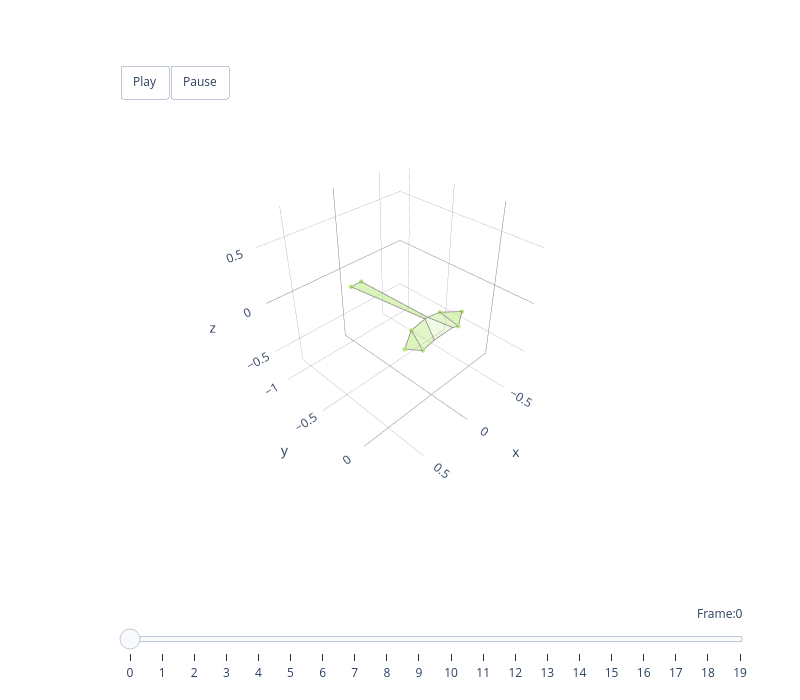

Write notebook code for a chart like this one.
### Code cell
# Animate Mode 1 (wing lifting) on the target species
colour_list = ['#B5E675', '#6ED8A9', '#51B3D4',
               '#4579AA', '#F19EBA', '#BC96C9',
               '#917AC2', '#BE607F', '#624E8B',
               '#888888', '#888888', '#888888']

component_number = [0]
reconstructed_frames = reconstruct(score_frames, pc_transformed, mu_species, component_number)
recon_bilateral = to_bilateral(reconstructed_frames)

animate_plotly(approx_bird3d, recon_bilateral, colour=colour_list[0])

### Figure 1 — Plotly figure (JSON) as saved in the notebook; plotly's stock layout.template omitted (floating-point values rounded to 4 significant figures)
{"data": [{"color": "#B5E675", "hoverinfo": "none", "opacity": 0.5, "type": "mesh3d", "x": [-0.3237, -0.203, -0.1606], "y": [-0.0005811, 0.06665, -0.0914], "z": [-0.05524, -0.09881, -0.02417]}, {"hoverinfo": "name", "line": {"color": "grey", "width": 1.5}, "mode": "lines", "name": "left_handwing #B5E675", "type": "scatter3d", "x": [-0.3237, -0.203, -0.1606, -0.3237], "y": [-0.0005811, 0.06665, -0.0914, -0.0005811], "z": [-0.05524, -0.09881, -0.02417, -0.05524]}, {"color": "#B5E675", "hoverinfo": "none", "opacity": 0.5, "type": "mesh3d", "x": [0.3237, 0.203, 0.1606], "y": [-0.0005811, 0.06665, -0.0914], "z": [-0.05524, -0.09881, -0.02417]}, {"hoverinfo": "name", "line": {"color": "grey", "width": 1.5}, "mode": "lines", "name": "right_handwing #B5E675", "type": "scatter3d", "x": [0.3237, 0.203, 0.1606, 0.3237], "y": [-0.0005811, 0.06665, -0.0914, -0.0005811], "z": [-0.05524, -0.09881, -0.02417, -0.05524]}, {"color": "#B5E675", "hoverinfo": "none", "opacity": 0.4, "type": "mesh3d", "x": [-0.203, -0.1606, -0.0146, -0.1047], "y": [0.06665, -0.0914, -0.08842, 0.0883], "z": [-0.09881, -0.02417, 0.005491, -0.045]}, {"hoverinfo": "name", "line": {"color": "grey", "width": 1.5}, "mode": "lines", "name": "left_armwing #B5E675", "type": "scatter3d", "x": [-0.203, -0.1606, -0.0146, -0.1047, -0.203], "y": [0.06665, -0.0914, -0.08842, 0.0883, 0.06665], "z": [-0.09881, -0.02417, 0.005491, -0.045, -0.09881]}, {"color": "#B5E675", "hoverinfo": "none", "opacity": 0.4, "type": "mesh3d", "x": [0.203, 0.1606, 0.0146, 0.1047], "y": [0.06665, -0.0914, -0.08842, 0.0883], "z": [-0.09881, -0.02417, 0.005491, -0.045]}, {"hoverinfo": "name", "line": {"color": "grey", "width": 1.5}, "mode": "lines", "name": "right_armwing #B5E675", "type": "scatter3d", "x": [0.203, 0.1606, 0.0146, 0.1047, 0.203], "y": [0.06665, -0.0914, -0.08842, 0.0883, 0.06665], "z": [-0.09881, -0.02417, 0.005491, -0.045, -0.09881]}, {"color": "#B5E675", "hoverinfo": "none", "opacity": 0.2, "type": "mesh3d", "x": [0.1047, -0.1047, -0.0146, 0.0146], "y": [0.0883, 0.0883, -0.08842, -0.08842], "z": [-0.045, -0.045, 0.005491, 0.005491]}, {"hoverinfo": "name", "line": {"color": "grey", "width": 1.5}, "mode": "lines", "name": "body #B5E675", "type": "scatter3d", "x": [0.1047, -0.1047, -0.0146, 0.0146, 0.1047], "y": [0.0883, 0.0883, -0.08842, -0.08842, 0.0883], "z": [-0.045, -0.045, 0.005491, 0.005491, -0.045]}, {"color": "#B5E675", "hoverinfo": "none", "opacity": 0.5, "type": "mesh3d", "x": [0.05733, -0.05733, -0.0146, 0.0146], "y": [-0.9067, -0.9067, -0.08842, -0.08842], "z": [-0.06353, -0.06353, 0.005491, 0.005491]}, {"hoverinfo": "name", "line": {"color": "grey", "width": 1.5}, "mode": "lines", "name": "tail #B5E675", "type": "scatter3d", "x": [0.05733, -0.05733, -0.0146, 0.0146, 0.05733], "y": [-0.9067, -0.9067, -0.08842, -0.08842, -0.9067], "z": [-0.06353, -0.06353, 0.005491, 0.005491, -0.06353]}, {"hoverinfo": "none", "marker": {"color": "#B5E675", "opacity": 1, "size": 2.5}, "mode": "markers", "type": "scatter3d", "x": [-0.3237, 0.3237, -0.203, 0.203, -0.1606, 0.1606, -0.05733, 0.05733], "y": [-0.0005811, -0.0005811, 0.06665, 0.06665, -0.0914, -0.0914, -0.9067, -0.9067], "z": [-0.05524, -0.05524, -0.09881, -0.09881, -0.02417, -0.02417, -0.06353, -0.06353]}], "layout": {"height": 700, "margin": {"b": 100, "l": 50, "r": 50, "t": 100}, "scene": {"aspectmode": "cube", "aspectratio": {"x": 1, "y": 1, "z": 1}, "camera": {"eye": {"x": 1.5, "y": 1.5, "z": 1.5}, "up": {"x": 0, "y": 0, "z": 1}}, "domain": {"x": [0, 1], "y": [0.1, 1]}, "xaxis": {"backgroundcolor": "white", "dtick": 0.5, "gridcolor": "grey", "gridwidth": 0.5, "range": [-0.7495, 0.7495], "showbackground": true, "tick0": 0, "zerolinecolor": "grey"}, "yaxis": {"backgroundcolor": "white", "dtick": 0.5, "gridcolor": "grey", "gridwidth": 0.5, "range": [-1.121, 0.3782], "showbackground": true, "tick0": 0, "zerolinecolor": "grey"}, "zaxis": {"backgroundcolor": "white", "dtick": 0.5, "gridcolor": "grey", "gridwidth": 0.5, "range": [-0.7495, 0.7495], "showbackground": true, "tick0": 0, "zerolinecolor": "grey"}}, "showlegend": false, "sliders": [{"active": 0, "currentvalue": {"font": {"size": 12}, "prefix": "Frame:", "visible": true, "xanchor": "right"}, "len": 0.9, "pad": {"b": 10, "t": 50}, "steps": [{"args": [[0], {"frame": {"duration": 300, "redraw": true}, "mode": "immediate", "transition": {"duration": 300}}], "label": "0", "method": "animate"}, {"args": [[1], {"frame": {"duration": 300, "redraw": true}, "mode": "immediate", "transition": {"duration": 300}}], "label": "1", "method": "animate"}, {"args": [[2], {"frame": {"duration": 300, "redraw": true}, "mode": "immediate", "transition": {"duration": 300}}], "label": "2", "method": "animate"}, {"args": [[3], {"frame": {"duration": 300, "redraw": true}, "mode": "immediate", "transition": {"duration": 300}}], "label": "3", "method": "animate"}, {"args": [[4], {"frame": {"duration": 300, "redraw": true}, "mode": "immediate", "transition": {"duration": 300}}], "label": "4", "method": "animate"}, {"args": [[5], {"frame": {"duration": 300, "redraw": true}, "mode": "immediate", "transition": {"duration": 300}}], "label": "5", "method": "animate"}, {"args": [[6], {"frame": {"duration": 300, "redraw": true}, "mode": "immediate", "transition": {"duration": 300}}], "label": "6", "method": "animate"}, {"args": [[7], {"frame": {"duration": 300, "redraw": true}, "mode": "immediate", "transition": {"duration": 300}}], "label": "7", "method": "animate"}, {"args": [[8], {"frame": {"duration": 300, "redraw": true}, "mode": "immediate", "transition": {"duration": 300}}], "label": "8", "method": "animate"}, {"args": [[9], {"frame": {"duration": 300, "redraw": true}, "mode": "immediate", "transition": {"duration": 300}}], "label": "9", "method": "animate"}, {"args": [[10], {"frame": {"duration": 300, "redraw": true}, "mode": "immediate", "transition": {"duration": 300}}], "label": "10", "method": "animate"}, {"args": [[11], {"frame": {"duration": 300, "redraw": true}, "mode": "immediate", "transition": {"duration": 300}}], "label": "11", "method": "animate"}, {"args": [[12], {"frame": {"duration": 300, "redraw": true}, "mode": "immediate", "transition": {"duration": 300}}], "label": "12", "method": "animate"}, {"args": [[13], {"frame": {"duration": 300, "redraw": true}, "mode": "immediate", "transition": {"duration": 300}}], "label": "13", "method": "animate"}, {"args": [[14], {"frame": {"duration": 300, "redraw": true}, "mode": "immediate", "transition": {"duration": 300}}], "label": "14", "method": "animate"}, {"args": [[15], {"frame": {"duration": 300, "redraw": true}, "mode": "immediate", "transition": {"duration": 300}}], "label": "15", "method": "animate"}, {"args": [[16], {"frame": {"duration": 300, "redraw": true}, "mode": "immediate", "transition": {"duration": 300}}], "label": "16", "method": "animate"}, {"args": [[17], {"frame": {"duration": 300, "redraw": true}, "mode": "immediate", "transition": {"duration": 300}}], "label": "17", "method": "animate"}, {"args": [[18], {"frame": {"duration": 300, "redraw": true}, "mode": "immediate", "transition": {"duration": 300}}], "label": "18", "method": "animate"}, {"args": [[19], {"frame": {"duration": 300, "redraw": true}, "mode": "immediate", "transition": {"duration": 300}}], "label": "19", "method": "animate"}], "transition": {"duration": 300, "easing": "cubic-in-out"}, "x": 0.1, "xanchor": "left", "y": 0, "yanchor": "top"}], "updatemenus": [{"buttons": [{"args": [null, {"frame": {"duration": 100, "redraw": true}, "mode": "immediate"}], "label": "Play", "method": "animate"}, {"args": [[null], {"frame": {"duration": 0, "redraw": true}, "mode": "immediate"}], "label": "Pause", "method": "animate"}], "direction": "left", "pad": {"r": 10, "t": 10}, "showactive": false, "type": "buttons", "x": 0.1, "xanchor": "left", "y": 1.1, "yanchor": "top"}], "width": 800}}
